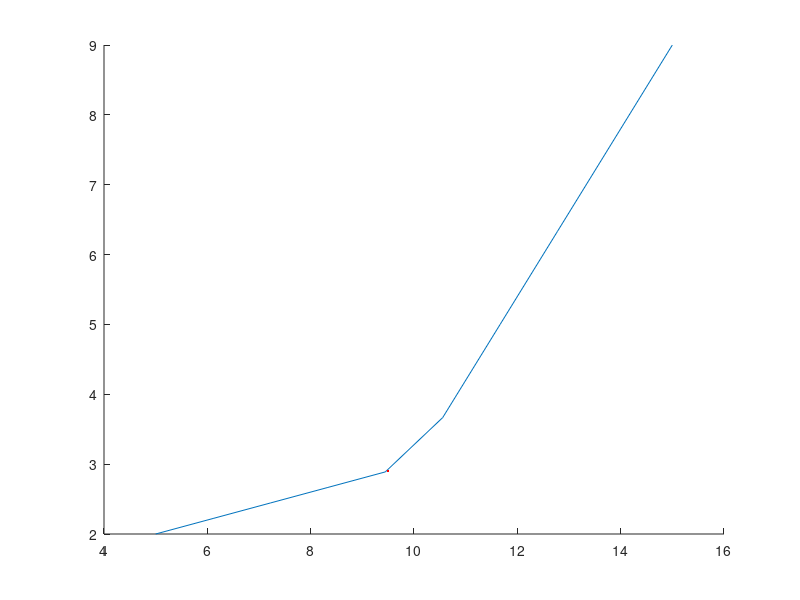
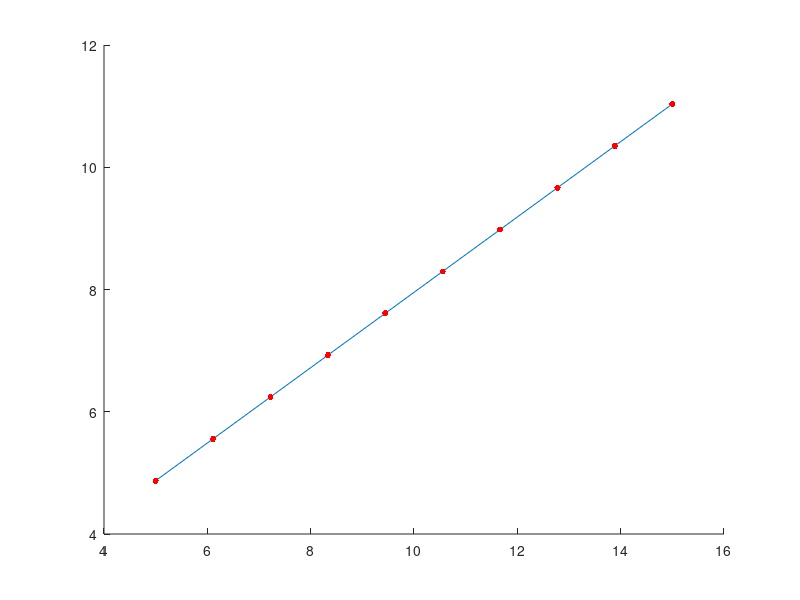

MATLAB code to generate these figures, in order:
function ejercicio2

%a
%A=Load('Medidas.dat');
A=[5 2 1
   10 3 6
   15 9 7];
%b
z=linspace(5,15,10);
valores=interp1(A(:,1),A(:,2),z);
y0=interp1(A(:,1),A(:,2),9.5)
hold on
plot(z,valores);
plot(9.5,y0,'.r');
hold off;
shg;

figure();
%c
hold on;
coef=polyfit(A(:,2),A(:,3),1);
yy=polyval(coef,z);
plot(z,yy);
plot(z,yy,'.r','MarkerSize',14);
shg;

%d
t0=min(A(:,1));
tf=max(A(:,1));
s=@(x) spline(A(:,1),A(:,3),x);
disp(num2str(integral(s,t0,tf)));
